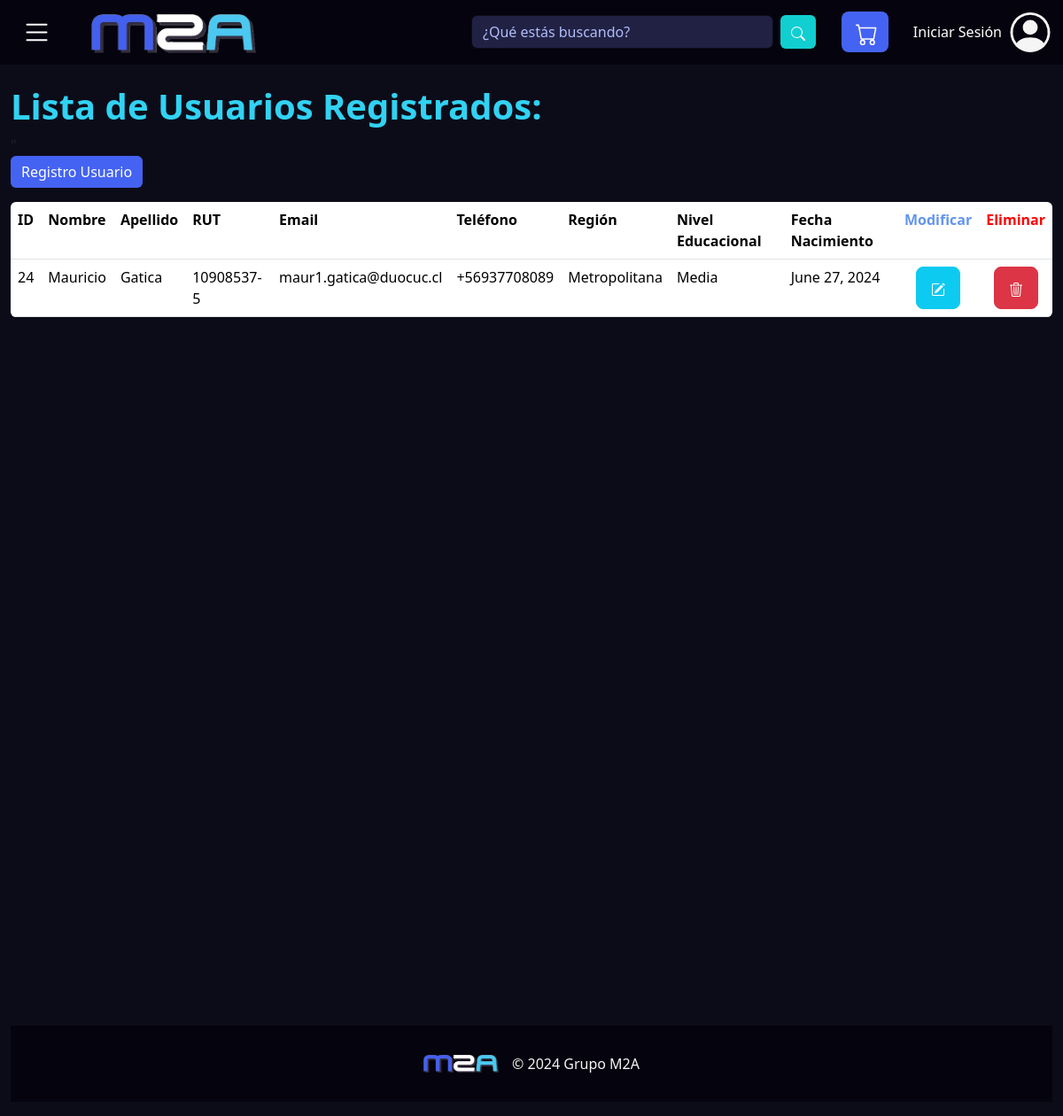
The page /listadoUsuarios on the database as committed earlier.
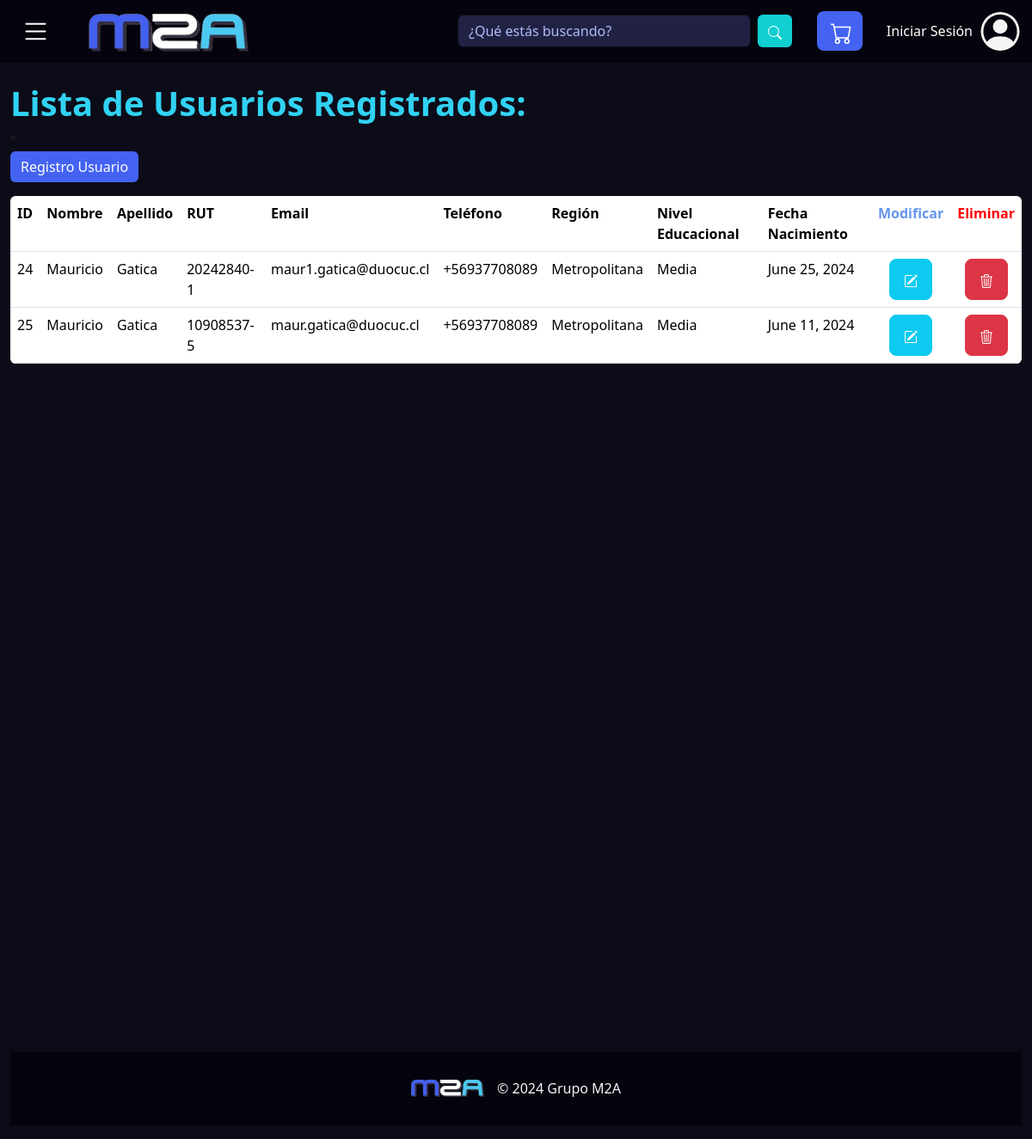
The same page on the database as committed later.
### Store/models.py (models this page shows)
class Usuario ( models.Model):
    idUsuario = models.AutoField(primary_key=True)
    nombre    = models.CharField(max_length=35)
    apellido  = models.CharField(max_length=35)
    rut       = models.CharField(max_length=40, default='11111111-1')
    email     = models.EmailField(max_length=70)
    telefono  = models.CharField(max_length=40)
    region    = models.ForeignKey('Region', on_delete=models.CASCADE)
    nivelEd   = models.ForeignKey('nivelEducacional', on_delete=models.CASCADE)
    fechaNac  = models.DateField(default='2000-01-01')

class Region (models.Model):
    idRegion = models.IntegerField(primary_key=True)
    nombre = models.CharField(max_length=40)

class nivelEducacional(models.Model):
    idEducacion = models.IntegerField(primary_key=True)
    nombre = models.CharField(max_length=60)

### Store/views.py (the view)
# urls.py: path('listadoUsuarios', views.listadoUsuarios, name='listadoUsuarios'),
def listadoUsuarios(request):
    usuario = Usuario.objects.all()
    regiones = Region.objects.all()
    nivelesEducacionales = nivelEducacional.objects.all()
    context = {
    'usuario': usuario,
    'regiones': regiones,
    'nivelesEducacionales': nivelesEducacionales,
    }
    return render(request, 'listadoUsuarios.html', context)

### Store/templates/listadoUsuarios.html (shortened to what this page needs)
{% extends "plantilla_base.html" %}
{% block contenido %}
<h1 class="pt-5 mt-5" style="font-weight:bold; color:#31d2f2">Lista de Usuarios Registrados:</h1>
<table class="table table-resposive mb-0 mr-2 ml-2">
    <tr class="listado" >
        <th >ID</th>
        <th >Nombre</th>
        <th >Apellido</th>
        <th >RUT</th>
        <th >Email</th>"
        <th >Teléfono</th>
        <th >Región</th>
        <th >Nivel Educacional</th>
        <th >Fecha Nacimiento</th>
        <th style="color: cornflowerblue; text-align:center">Modificar</th>
        <th style="color:red;text-align:center">Eliminar</th>
    </tr>
    {%for usuario in usuario%}
        <td >{{usuario.idUsuario}} </td>
        <td >{{usuario.nombre}}</td>
        <td >{{usuario.apellido}}</td>
        <td >{{usuario.rut}}</td>
        <td >{{usuario.email}}</td>
        <td >{{usuario.telefono}}</td>
        <td >{{usuario.region.nombre}}</td>
        <td >{{usuario.nivelEd.nombre}}</td>
        <td >{{usuario.fechaNac}}</td>
        <td class="text-center"><a href="{% url 'modificarUsuario' idUsuario=usuario.idUsuario %}" class="btn btn-info btn-lg">
        </a></td>
        <td class="text-center"><a href="{% url 'eliminarUsuario' idUsuario=usuario.idUsuario %}" class="btn btn-danger btn-lg"></a></td>
    {%endfor%}
        <a href="{%url 'registroUsuarios' %}"><button class="btn btnAgregar btn-success mb-3" id="btnAgregar" style="background-color: #4463f2;border: none;">Registro Usuario</button></a>
    <table class="table table-resposive">
        <div class="container-fluid d-flex flex-column min-vh-100">
        </div>
{%endblock%}

### Store/templates/plantilla_base.html (shortened to what this page needs)
{% load static %}
<!DOCTYPE html>
<html lang="es">
<head>
    <link href="https://cdn.jsdelivr.net/npm/bootstrap@5.3.3/dist/css/bootstrap.min.css" rel="stylesheet">
    <link rel="stylesheet" href="https://cdn.jsdelivr.net/npm/@fancyapps/ui@5.0/dist/fancybox/fancybox.css"/>
    <link rel="stylesheet" type="text/css" href="{% static 'style.css' %}">
</head>
<body>
    <nav class="navbar fixed-top">
        <div class="container-fluid">
          <div class="d-flex align-items-center">
            <button class="navbar-toggler" type="button" data-bs-toggle="offcanvas" data-bs-target="#offcanvasNavbar" aria-controls="offcanvasNavbar" aria-label="Toggle navigation" style="color: white; border: none">
            </button>
            <a class="navbar-brand" href="{% url 'principal' %}"> <img src="{% static 'img/M2A.png' %}" alt="..." width="45%"></a>
          </div>
          <div class="d-none d-lg-block d-flex justify-content-center" style="flex-grow: 0.6;">
            <form class=" d-flex" role="search">
              <input class="form-control me-2 flex-grow-1" type="search" placeholder="¿Qué estás buscando?" aria-label="Search" id="busqueda">
              <button class="btn btn-outline-success" type="submit" id="btn-busqueda">
                <svg xmlns="http://www.w3.org/2000/svg" width="16" height="16" fill="currentColor" class="bi bi-search" viewBox="0 0 16 16">
                  <path d="M11.742 10.344a6.5 6.5 0 1 0-1.397 1.398h-.001q.044.06.098.115l3.85 3.85a1 1 0 0 0 1.415-1.414l-3.85-3.85a1 1 0 0 0-.115-.1zM12 6.5a5.5 5.5 0 1 1-11 0 5.5 5.5 0 0 1 11 0"/>
                </svg>
              </button>
            </form>
          </div>
          <a class="btn btn-primary btn-lg ms-auto d-none d-lg-block" href="{% url 'verCarro' %}" role="button" style="width: 4; padding-right: 12px; justify-content: center;" id="carro">
          </a>
  {% if user.is_authenticated %}
  {% csrf_token %}
   <form id="logout-form" action="{% url 'logout' %}" method="post" style="display: none;">
    {% csrf_token %}
    </form>
        <a href="#" class="ms-auto d-none d-lg-block" onclick="document.getElementById('logout-form').submit();" style="text-decoration: none; color: #4463f2; padding-right: 7px;">Cerrar Sesión</a>
            <a href="{% url 'logout' %}">
              <svg xmlns="http://www.w3.org/2000/svg" width="50" height="45" fill="currentColor" class="bi bi-person-circle d-none d-lg-block" viewBox="0 0 16 16" style="color: #4463f2;">
                <path d="M11 6a3 3 0 1 1-6 0 3 3 0 0 1 6 0"/>
                <path fill-rule="evenodd" d="M0 8a8 8 0 1 1 16 0A8 8 0 0 1 0 8m8-7a7 7 0 0 0-5.468 11.37C3.242 11.226 4.805 10 8 10s4.757 1.225 5.468 2.37A7 7 0 0 0 8 1"/>
              </svg>
            </a>
  {% else %}
            <a href="{% url 'login' %}" id="logintext" class="ms-auto d-none d-lg-block" style="text-decoration: none; color: white; padding-right: 7px;">Iniciar Sesión</a>
            <a href="{% url 'login' %}">
            </a>
  {% endif %}
        </div>
      </nav>
      <div class="container-fluid d-flex flex-column min-vh-50">
        {% block contenido %}
        {% endblock %}
      </div>
      <div class="container-fluid d-flex flex-column" style="padding: 0;">
        <footer class="footer mt-auto py-3 " style="background-color: #05030d;">
          <div class="d-flex align-items-center" style="justify-content: center; padding-top: 15px; padding-bottom: 15px;">
              <img src="../static/img/M2A.png" alt="M2A Logo" width="85px">
              <span class="mb-3 mb-md-0" style="padding-left: 15px; text-align: center; color: whitesmoke">© 2024 Grupo M2A</span>
            </div>
          </div>
</body>
</html>

### Store/static/style.css (style rules this page uses)
body { background-color: #0C0C19; }
h1 { color: whitesmoke; }
.navbar { background-color: #05030d; }
.navbar-brand { padding-left: 2rem; color: whitesmoke; font-size: 30px; font-family:'Franklin Gothic Medium', 'Arial Narrow', Arial, sans-serif; }
#btn-busqueda { background-color: #11ced0; color: white; border: none; }
#carro { background-color: #4463f2; color: white; border: none; }
#busqueda { background-color: #212144; border-color: #0c0c19; color: #ffffff; }
#busqueda::placeholder { background-color: #212144; border-color: #0c0c19; color: #b0bdf8; }
.form-control::placeholder { color: #b0bdf8 }
.footer { width: 100%; background-color: #05030d; }
.table { border-radius: 6px; overflow:hidden }

Rows that differ between the two databases and show on the page:
changed Usuario "maur1.gatica@duocuc.cl": rut "10908537-5" → "20242840-1"; fechaNac "June 27, 2024" → "June 25, 2024"
added Usuario: idUsuario "25", nombre "Mauricio", apellido "Gatica", rut "10908537-5", email "maur.gatica@duocuc.cl", telefono "+56937708089", region.nombre "Metropolitana", nivelEd.nombre "Media", fechaNac "June 11, 2024"
